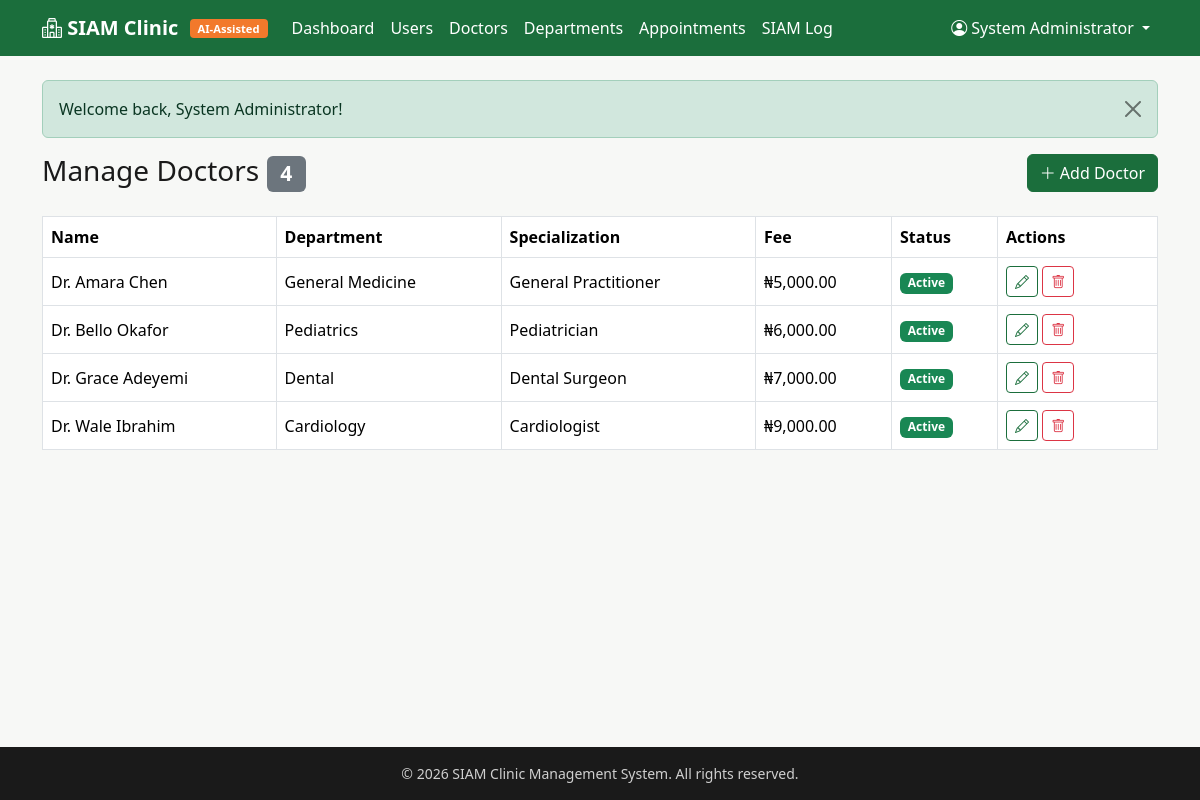
Page /admin/doctors.php (signed in) on the committed database.
### tables this page shows
CREATE TABLE doctors (
    id INT AUTO_INCREMENT PRIMARY KEY,
    name VARCHAR(150) NOT NULL,
    department_id INT DEFAULT NULL,
    specialization VARCHAR(150) DEFAULT NULL,
    consultation_fee DECIMAL(10,2) DEFAULT 0.00,
    phone VARCHAR(20) DEFAULT NULL,
    email VARCHAR(150) DEFAULT NULL,
    bio TEXT,
    status ENUM('active','inactive') DEFAULT 'active',
    created_at TIMESTAMP DEFAULT CURRENT_TIMESTAMP,
    FOREIGN KEY (department_id) REFERENCES departments(id) ON DELETE SET NULL
);

CREATE TABLE departments (
    id INT AUTO_INCREMENT PRIMARY KEY,
    name VARCHAR(100) NOT NULL,
    description TEXT,
    keywords TEXT COMMENT 'Comma-separated symptom/keyword list used by SIAM matching',
    created_at TIMESTAMP DEFAULT CURRENT_TIMESTAMP
);

### config/config.php (called while the page is built, shortened)
<?php
function e(?string $value): string
{
    return htmlspecialchars($value ?? '', ENT_QUOTES, 'UTF-8');
}

### admin/doctors.php (the view, shortened to what this page needs)
<?php
require_once __DIR__ . '/../config/config.php';
$doctors = $pdo->query('
    SELECT d.*, dep.name AS department_name
    FROM doctors d LEFT JOIN departments dep ON dep.id = d.department_id
    ORDER BY d.name ASC
')->fetchAll();
require __DIR__ . '/../includes/header.php';
?>
<div class="d-flex justify-content-between align-items-center mb-4">
  <h3 class="mb-0">Manage Doctors <span class="badge bg-secondary"><?= count($doctors) ?></span></h3>
  <button class="btn btn-clinic" data-bs-toggle="modal" data-bs-target="#doctorModal" onclick="openAddModal()">
    <i class="bi bi-plus-lg"></i> Add Doctor
  </button>
</div>
<div class="table-responsive">
<table class="table table-bordered bg-white align-middle">
  <thead>
    <tr><th>Name</th><th>Department</th><th>Specialization</th><th>Fee</th><th>Status</th><th style="width:160px;">Actions</th></tr>
  </thead>
  <tbody>
    <?php foreach ($doctors as $d): ?>
      <tr>
        <td>Dr. <?= e($d['name']) ?></td>
        <td><?= e($d['department_name'] ?? '—') ?></td>
        <td><?= e($d['specialization']) ?></td>
        <td>₦<?= number_format((float)$d['consultation_fee'], 2) ?></td>
        <td><span class="badge <?= $d['status'] === 'active' ? 'bg-success' : 'bg-secondary' ?>"><?= e(ucfirst($d['status'])) ?></span></td>
        <td>
          <button class="btn btn-sm btn-outline-primary"
                  onclick='openEditModal(<?= json_encode($d, JSON_HEX_APOS | JSON_HEX_QUOT) ?>)'>
            <i class="bi bi-pencil"></i>
          </button>
          <form method="post" class="d-inline" onsubmit="return confirm('Remove this doctor? This cannot be undone.');">
            <button type="submit" class="btn btn-sm btn-outline-danger"><i class="bi bi-trash"></i></button>
          </form>
        </td>
      </tr>
    <?php endforeach; ?>
  </tbody>
</table>
</div>
<?php require __DIR__ . '/../includes/footer.php'; ?>

### assets/css/style.css (style rules this page uses)
:root { --clinic-green: #1b6e3c; --clinic-green-dark: #124f2b; --clinic-green-light: #e6f4ea; --clinic-orange: #f2792b; --clinic-orange-dark: #d9631a; --clinic-white: #ffffff; --clinic-black: #1a1a1a; --clinic-gray: #6b6b6b; }
body { background-color: #f7f8f6; color: var(--clinic-black); font-family: 'Segoe UI', Roboto, system-ui, sans-serif; }
.btn-primary, .btn-clinic { background-color: var(--clinic-green); border-color: var(--clinic-green); color: var(--clinic-white); }
.btn-outline-primary { color: var(--clinic-green); border-color: var(--clinic-green); }
table.table thead { background-color: var(--clinic-green-light); }

### rows in the picture
doctors: name "Amara Chen", department.name "General Medicine", specialization "General Practitioner", consultation_fee "5,000.00", status "Active"
doctors: name "Bello Okafor", department.name "Pediatrics", specialization "Pediatrician", consultation_fee "6,000.00", status "Active"
doctors: name "Grace Adeyemi", department.name "Dental", specialization "Dental Surgeon", consultation_fee "7,000.00", status "Active"
doctors: name "Wale Ibrahim", department.name "Cardiology", specialization "Cardiologist", consultation_fee "9,000.00", status "Active"

### other values in the picture
$label "Dashboard"
$label "Users"
$label "Doctors"
$label "Departments"
$label "Appointments"
$label "SIAM Log"
$user['name'] "System Administrator"
$flash['message'] "Welcome back, System Administrator!"
count($doctors) "4"
